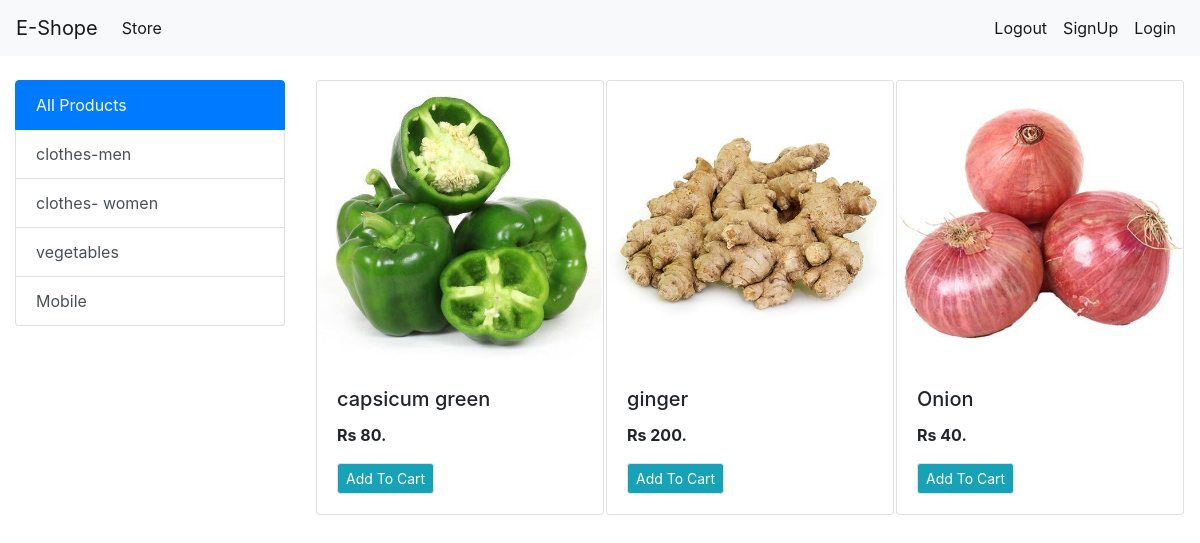
Screenshot of /?category=3 with the database file from the repository.
### store/models/category.py (models this page shows, shortened)
class category(models.Model):
    name = models.CharField(max_length=50)
    @staticmethod
    def get_all_caregory():
        return category.objects.all()

### store/models/product.py (models this page shows, shortened)
class Product(models.Model):
    name = models.CharField(max_length=50)
    price = models.IntegerField(default=0)
    category = models.ForeignKey(category,on_delete=models.CASCADE,default=1,blank=True)
    description = models.CharField(max_length=200,default= '')
    image = models.ImageField(upload_to='upload/product/')
    @staticmethod
    def get_all_product_By_Category_Id(category_id):
        if category_id:
            return Product.objects.filter(category=category_id)
        else:
            return Product.get_all_product()

### store/views.py (the view)
# urls.py: path('',index),
def index(request):
    product= None
    categories = category.get_all_caregory()
    CategoryId = request.GET.get('category')
    if CategoryId :
        product = Product.get_all_product_By_Category_Id(CategoryId )
    else:
        product = Product.get_all_product()
    data={}
    data['products'] = product
    data['categories'] = categories
    return render(request,'index.html',data)

### store/templates/index.html
{% extends 'base.html' %}
{% block content %}
   <div class="container-fluid mt-4">
     <div class="row">
         <div class="col-lg-3">
             <div class="list-group">
                 <a class="list-group-item list-group-item-action active" href="/">All Products</a>
                 {% for category in categories %}
                 <a class="list-group-item list-group-item-action"
                    href="/?category={{category.id}}">{{category.name}}</a>
                 {% endfor %}
             </div>
         </div>
         <div class="col-lg-9">
              <div class="row mx-auto">
                  {% for p in products %}
                  <div class="card mx-auto mb-3" style="width: 18rem;">
                      <img alt="..." class="card-img-top" src="{{p.image.url}}">
                      <div class="card-body">
                          <h5 class="card-title">{{p.name}}</h5>
                          <p class="card-text"><b> Rs {{p.price}}.</b></p>
                          <a class="btn btn-info border btn-sm" href="#">Add To Cart</a>
                      </div>
                  </div>
                  {% endfor%}
              </div>
         </div>
     </div>
   </div>
{% endblock%}

### rows the page displays
category: name "clothes-men"
category: name "clothes- women"
category: name "vegetables"
category: name "Mobile"
Product: image (picture), name "capsicum green", price "80"
Product: image (picture), name "ginger", price "200"
Product: image (picture), name "Onion", price "40"
